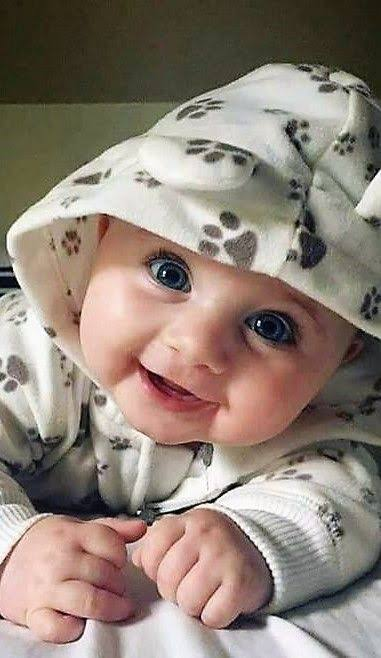
#> input picture input.jpeg, 381 x 658 px
$ python sketcher.py
#> lines starting #> are read from the running program, lines starting #| are printed output that depends on the picture
# -*- coding: utf-8 -*-
"""
Project: Pencil Sketch Generator
By: GSS
"""

import cv2 #importing the openCV library

img=cv2.imread("input.jpeg");#importing the image
#> img is the input picture: shape (658, 381, 3); mean B, G, R 119.7, 130.3, 144.4

#code to generate the sketch of the input image
gray_img=cv2.cvtColor(img,cv2.COLOR_BGR2GRAY);
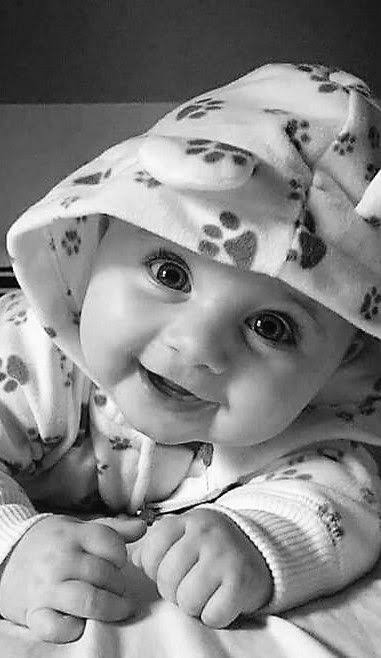
#> gray_img: shape (658, 381); min 0, max 255, mean 133.3
inv_gray_img=255-gray_img;
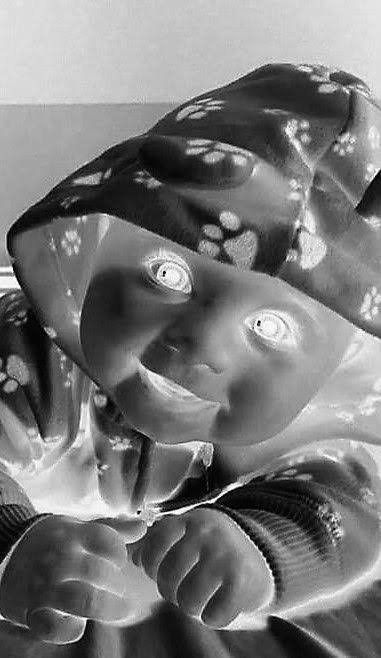
#> inv_gray_img: shape (658, 381); min 0, max 255, mean 121.7
blur_img=cv2.GaussianBlur(inv_gray_img,(21,21),0);
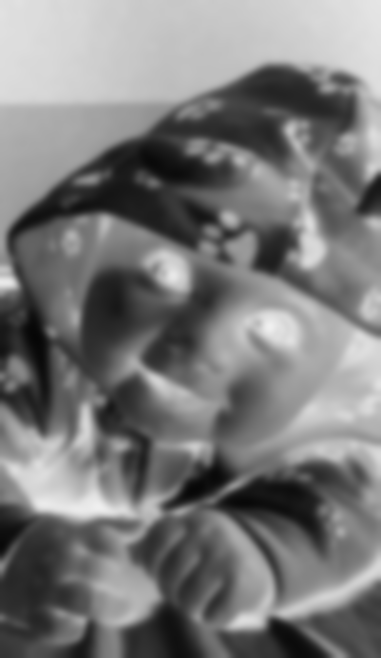
#> blur_img: shape (658, 381); min 6, max 240, mean 121.7
inv_blur_img=255-blur_img;
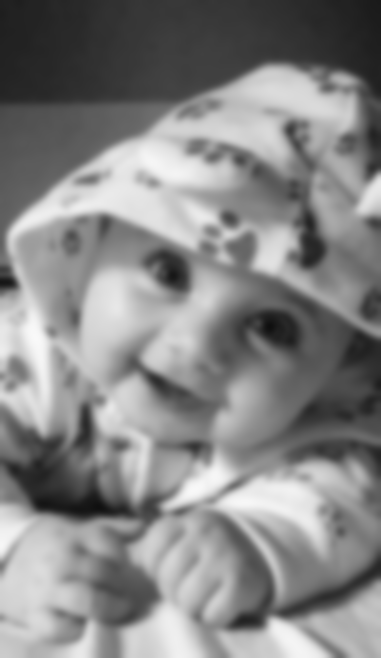
#> inv_blur_img: shape (658, 381); min 15, max 249, mean 133.3
sketch=cv2.divide(gray_img,inv_blur_img,scale=240.0);
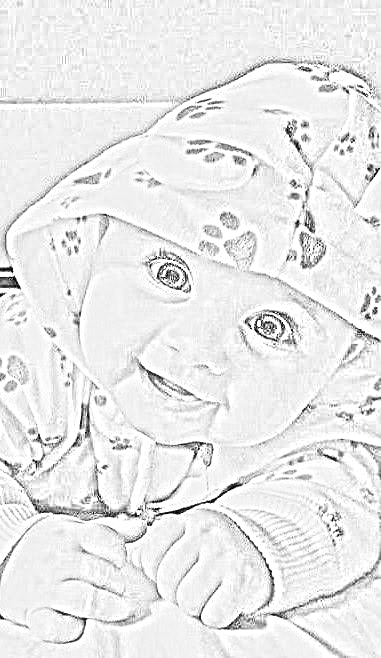
#> sketch: shape (658, 381); min 0, max 255, mean 233.3

#printing the sketch file
cv2.imwrite("output.jpg",sketch);
